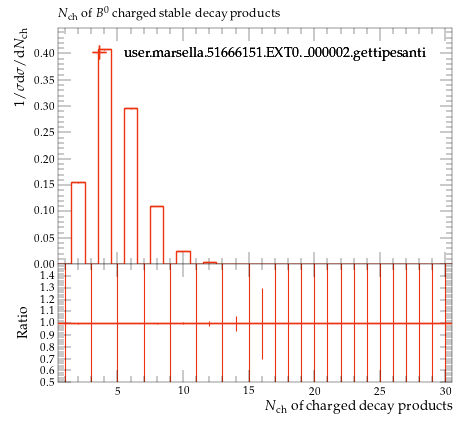

Recreate this plot in Python.
#! /usr/bin/env python

# This Python script was auto-generated using YODA v2.0.2.
# Analysis object: /MC_HFDECAYS/B0_charged_mult
# Timestamp: 24-07-2026 (16:40:04)

import matplotlib as mpl
import matplotlib.pyplot as plt
mpl.use('Agg') # comment out for interactive use
import os
import numpy as np

plotDir = os.path.split(os.path.realpath(__file__))[0]
if 'YODA_USER_PLOT_PATH' in globals():
    plot_outdir = globals()['YODA_USER_PLOT_PATH']
else:
    plot_outdir = plotDir

#plot style
plt.style.use(os.path.join(plotDir, '../default.mplstyle'))
# plot metadata
figW, figH = plt.rcParams['figure.figsize']
ax_xLabel = r'$N_\mathrm{ch}$ of charged decay products'
ax_yLabel = r'$1/\sigma \mathrm{d}\sigma/\mathrm{d}N_\mathrm{ch}$'
ax_title  = r'$N_\mathrm{ch}$ of $B^0$ charged stable decay products'
ax_xScale = 'linear'
ax_yScale = 'linear'
xLims = (0.5, 30.5)
yLims = (0.0, 0.44876612)

# TeX-friendly labels for the legend
labels = {
    'legend' : ([ r"user.marsella.51666151.EXT0.\_000002.gettipesanti" ], r""),
}

# Adjust canvas width and height
canvasW = 10.0
canvasH = 9.0
figW *= canvasW/10.
figH *= canvasH/9.

# Create figure and axis objects
fig, (ax, ratio0_ax) = plt.subplots(2, 1, sharex=True,
                  figsize=(figW,figH), gridspec_kw={'height_ratios': (6.0, 3.0)})

# Set figure margins
plt.subplots_adjust(
    left   = 1.0 * plt.rcParams['figure.subplot.left'],
    right  = 1.0 * plt.rcParams['figure.subplot.right'],
    top    = 1.0 * plt.rcParams['figure.subplot.top'],
    bottom = 1.0 * plt.rcParams['figure.subplot.bottom'])

ratio0_ax.yaxis.set_major_locator(mpl.ticker.MultipleLocator(0.1))
ratio0_ax.set_ylim(0.5, 1.4999)
ratio0_ax.set_ylabel('Ratio')

# the numerical data is stored in a separate file
dataf = dict()
prefix = os.path.split(__file__)[0]
if prefix:    prefix = prefix + '/'
exec(open(prefix+'B0_charged_mult__data.py').read(), dataf)


legend_handles = dict() # keep track of handles for the legend

# style options for curves
# starts at zorder>=5 to draw curve on top of legend
styles = {
  'user.marsella.51666151.EXT0._000002.gettipesanti.yoda.gz': {
    'color' : '#EE3311',
    'linestyle' : '-',
    'linewidth' : 1,
    'marker' : 'none',
    'markersize' : 2,
    'capsize' : 0.0,
    'zorder' : 5,
    'histstyle' : 1,
    'drawstyle' : 'steps-pre',
    'xerrorbars' : 1,
    'yerrorbars' : 1,
    'fillcolor' : None,
    'fillopacity' : 1.0,
    'ratio0_linestyle' : '-',
    'ratio0_linewidth' : 1,
    'ratio0_marker' : 'none',
    'ratio0_markersize' : 2,
    'ratio0_capsize' : 0.0,
    'ratio0_zorder' : 5,
    'ratio0_histstyle' : 1,
    'ratio0_drawstyle' : 'steps-pre',
    'ratio0_xerrorbars' : 1,
    'ratio0_yerrorbars' : 1,
  },
}

# curve from input yoda files in main panel
for label, yvals in dataf['yvals'].items():
    if all(np.isnan(v) for v in dataf['yvals'][label]):
        continue
    tmp = None
    if styles[label]['histstyle']: # draw as histogram
        xpos = dataf['xedges'][label] if styles[label]['drawstyle'] else dataf['xpoints'][label]
        ypos = np.insert(yvals, 0, yvals[0]) if styles[label]['drawstyle'] else yvals
        if styles[label]['fillcolor']: # fill area below curve
            ax.fill_between(xpos, ypos, step='pre',
                            color=styles[label]['fillcolor'],
                            alpha=styles[label]['fillopacity'])
        tmp, = ax.plot(xpos, ypos,
                       color=styles[label]['color'],
                       linestyle=styles[label]['linestyle'],
                       linewidth=styles[label]['linewidth'],
                       drawstyle=styles[label]['drawstyle'], solid_joinstyle='miter',
                       zorder=styles[label]['zorder'], label=label)
    tmp = ax.errorbar(dataf['xpoints'][label], yvals,
                      xerr=np.array(dataf['xerrs'][label])*styles[label]['xerrorbars'],
                      yerr=np.array(dataf['yerrs'][label])*styles[label]['yerrorbars'],
                      fmt=styles[label]['marker'], capsize=styles[label]['capsize'],
                      markersize=styles[label]['markersize'],
                      ecolor=styles[label]['color'],
                      color=styles[label]['color'], zorder=styles[label]['zorder'])
    tmp[-1][0].set_linestyle(styles[label]['linestyle'])
    tmp[-1][0].set_linewidth(styles[label]['linewidth'])
    if label in dataf['add_legend_handle']:  legend_handles[label] = tmp
    for varLabel in dataf['variation_yvals'].keys():
        if varLabel.startswith(label):
            tmp, = ax.plot(dataf['xedges'][label], dataf['variation_yvals'][varLabel],
                           color=styles[label]['color'],
                           linestyle=styles[label]['linestyle'],
                           linewidth=styles[label]['linewidth'],
                           drawstyle='steps-pre', solid_joinstyle='miter',
                           zorder=styles[label]['zorder'], alpha=0.5)


# plots on ratio panel
# curve from input yoda files in ratio panel
for label, yvals in dataf['ratio0_yvals'].items():
    if all(np.isnan(v) for v in yvals):
        continue
    if styles[label]['ratio0_histstyle']: # plot as histogram
        xpos = dataf['xedges']['user.marsella.51666151.EXT0._000002.gettipesanti.yoda.gz'] if styles[label]['ratio0_drawstyle'] else dataf['xpoints']['user.marsella.51666151.EXT0._000002.gettipesanti.yoda.gz']
        ypos = np.insert(yvals, 0, yvals[0]) if styles[label]['ratio0_drawstyle'] else yvals
        ratio0_ax.plot(xpos, ypos,
                       color=styles[label]['color'],
                       linewidth=styles[label]['linewidth'],
                       linestyle=styles[label]['ratio0_linestyle'],
                       drawstyle=styles[label]['ratio0_drawstyle'], zorder=styles[label]['zorder'],
                       solid_joinstyle='miter')
    tmp = ratio0_ax.errorbar(dataf['xpoints']['user.marsella.51666151.EXT0._000002.gettipesanti.yoda.gz'], yvals,
                             xerr=np.array(dataf['ref_xerrs'])*styles[label]['ratio0_xerrorbars'],
                             yerr=np.array(dataf['ratio0_yerrs'][label])*styles[label]['ratio0_yerrorbars'],
                             fmt=styles[label]['ratio0_marker'], capsize=styles[label]['ratio0_capsize'],
                             markersize=styles[label]['ratio0_markersize'],
                             ecolor=styles[label]['color'],
                             color=styles[label]['color'])
    tmp[-1][0].set_linestyle(styles[label]['ratio0_linestyle'])
    tmp[-1][0].set_linewidth(styles[label]['ratio0_linewidth'])

    for varlabel in dataf['ratio0_variation_vals'].keys():
        if varlabel.startswith(label):
            ratio0_ax.plot(dataf['xedges']['user.marsella.51666151.EXT0._000002.gettipesanti.yoda.gz'],
                            dataf['ratio0_variation_vals'][varlabel],
                            color=styles[label]['color'],
                            linestyle=styles[label]['linestyle'],
                            linewidth=styles[label]['linewidth'],
                            drawstyle='steps-pre', solid_joinstyle='miter',
                            zorder=1, alpha=0.5)

legend_items = list(legend_handles.values())
ax.add_artist(ax.legend(legend_items,
                        labels['legend'][0],
                        title=labels['legend'][1],
                        alignment='left',
                        loc='upper center',
                        bbox_to_anchor=(0.5, 0.97)))

# set plot metadata as defined above
ratio0_ax.set_xlabel(ax_xLabel)
ratio0_ax.xaxis.set_label_coords(1., -0.15)
ax.set_ylabel(ax_yLabel, ha='right', va='top')
ax.yaxis.set_label_coords(-0.11, 1.0)
ax.set_title(ax_title, loc='left')
ax.set_xscale(ax_xScale)
ax.set_yscale(ax_yScale)
ax.set_xlim(xLims)
ax.set_ylim(yLims)

# tick formatting
plt.rcParams['xtick.top'] = True
plt.rcParams['ytick.right'] = True
fig.align_ylabels((ax, ratio0_ax))
plt.savefig(os.path.join(plot_outdir, 'B0_charged_mult.pdf'), format='PDF')
plt.savefig(os.path.join(plot_outdir, 'B0_charged_mult.png'), format='PNG')

plt.close(fig)
